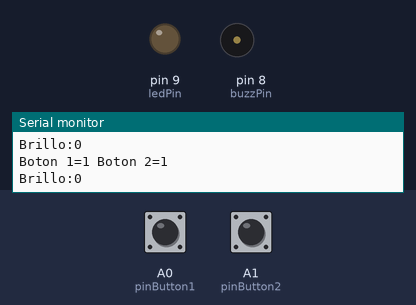
Simulated run of this sketch. Board: Arduino Uno, built with avr-gcc and run on an emulated ATmega328P. Parts: output pins drawn as LEDs (lit = HIGH), buzzer (waves = sounding, pin HIGH), the last lines printed to the serial monitor. Dashed ring = blinking. The test bench sets the inputs (shaded band); at power-on: A0 (pinButton1) HIGH, A1 (pinButton2) HIGH.

Above: at 1.2 s.
1.3 s: A0 (pinButton1) pulled LOW for 1 s
At 1.5 s:
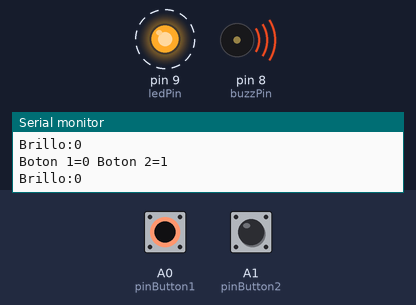
4.3 s: A1 (pinButton2) pulled LOW for 1 s
At 5.6 s:
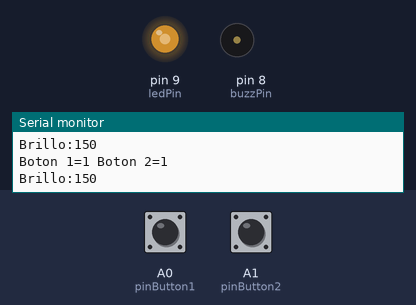
7.3 s: A1 (pinButton2) pulled LOW for 3.2 s
At 11.7 s:
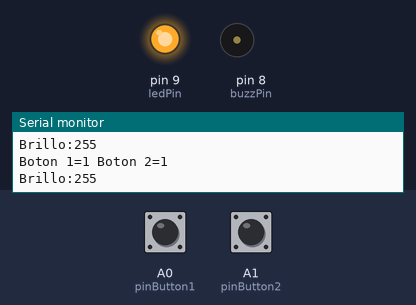
12.0 s: A1 (pinButton2) pulled LOW for 0.15 s
At 12.24 s:
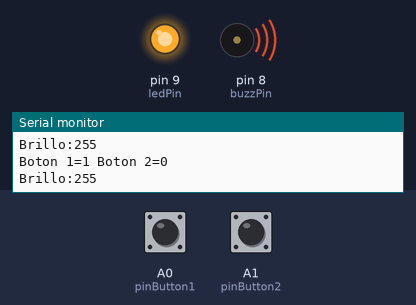
15.1 s: A0 (pinButton1) pulled LOW for 3.2 s
At 16.31 s:
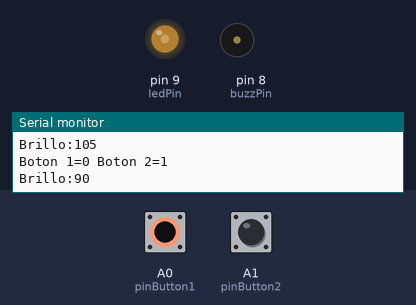
21.3 s: A1 (pinButton2) driven LOW
At 23.29 s:
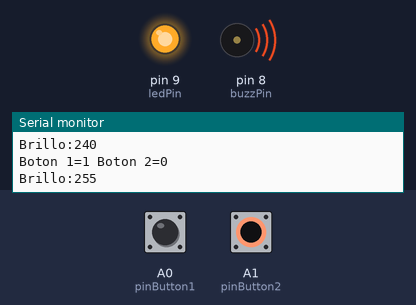
Timing chart, 0 to 25.3 s (numbered marks = the images above; inputs shaded):
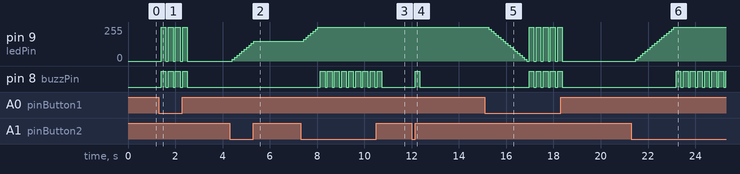

The sketch:

buttonControlledLedBright.ino
```cpp
int pinButton1 = A0;
int pinButton2 = A1;
int ledPin = 9;
int buzzPin = 8;

int buttonNew1;
int buttonNew2;
int dt = 100;
int ledBright = 0;
int buzzDelay = 200;

void setup() {
  // put your setup code here, to run once:
  Serial.begin(9600);
  pinMode(pinButton1, INPUT);
  pinMode(pinButton2, INPUT);
  pinMode(ledPin, OUTPUT);
  pinMode(buzzPin, OUTPUT);
}

void loop() {
  // put your main code here, to run repeatedly:
  buttonNew1 = digitalRead(pinButton1);
  buttonNew2 = digitalRead(pinButton2);
  Serial.print("Boton 1=");
  Serial.print(buttonNew1);
  Serial.print(" Boton 2=");
  Serial.println(buttonNew2);
  Serial.print("Brillo:");
  Serial.println(ledBright);
  delay(dt);
  if (buttonNew1 == 0) {
    ledBright = ledBright - 15;
    analogWrite(ledPin, ledBright);
  }
  if (buttonNew2 == 0) {
    ledBright = ledBright + 15;
    analogWrite(ledPin, ledBright);
  }
  if (ledBright < 0) {
    ledBright = 0;
    digitalWrite(buzzPin, HIGH);
    delay(buzzDelay);
    digitalWrite(buzzPin, LOW);
    analogWrite(ledPin, ledBright);
  }
  if (ledBright > 255) {
    ledBright = 255;
    digitalWrite(buzzPin, HIGH);
    delay(buzzDelay);
    digitalWrite(buzzPin, LOW);
    analogWrite(ledPin, ledBright);
  }
}
```

Measured:
- after the input at 1.3 s, pin 9 (ledPin): alternates 255/255 for 0.20 s and 0/255 for 0.10 s, 8 changes in all, then stays 0/255, starting after 0.11 s; pin 8 (buzzPin): alternates HIGH for 0.20 s and LOW for 0.10 s, 8 changes in all, then stays LOW, starting after 0.11 s
- after the input at 4.3 s, pin 9 (ledPin): moves from 0/255 to 150/255 over 0.90 s, starting after 0.12 s
- after the input at 7.3 s, pin 9 (ledPin): moves from 150/255 to 255/255 over 0.60 s, starting after 0.13 s; pin 8 (buzzPin): alternates HIGH for 0.20 s and LOW for 0.10 s, 18 changes in all, then stays LOW, starting after 0.84 s
- after the input at 12.0 s, pin 8 (buzzPin): LOW → HIGH after 0.15 s, → LOW 0.20 s later
- after the input at 15.1 s, pin 9 (ledPin): ramps from 255/255 to 0/255 and jumps back, once every 0.30 s; pin 8 (buzzPin): alternates HIGH for 0.20 s and LOW for 0.10 s, 10 changes in all, then stays LOW, starting after 1.9 s
- after the input at 21.3 s, pin 9 (ledPin): moves from 0/255 to 255/255 over 1.6 s, starting after 0.19 s; pin 8 (buzzPin): alternates HIGH for 0.20 s and LOW for 0.10 s, starting after 1.9 s
